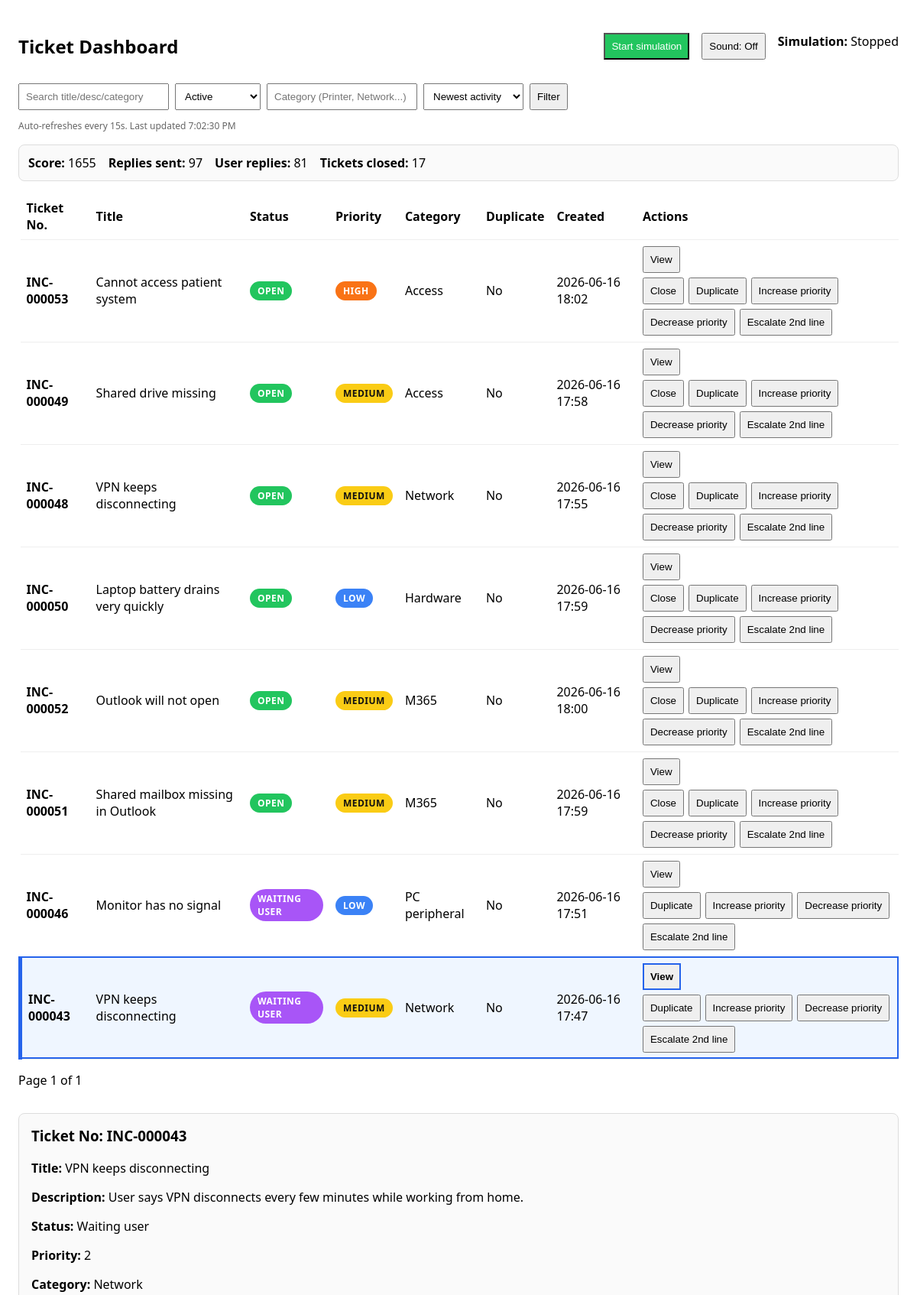
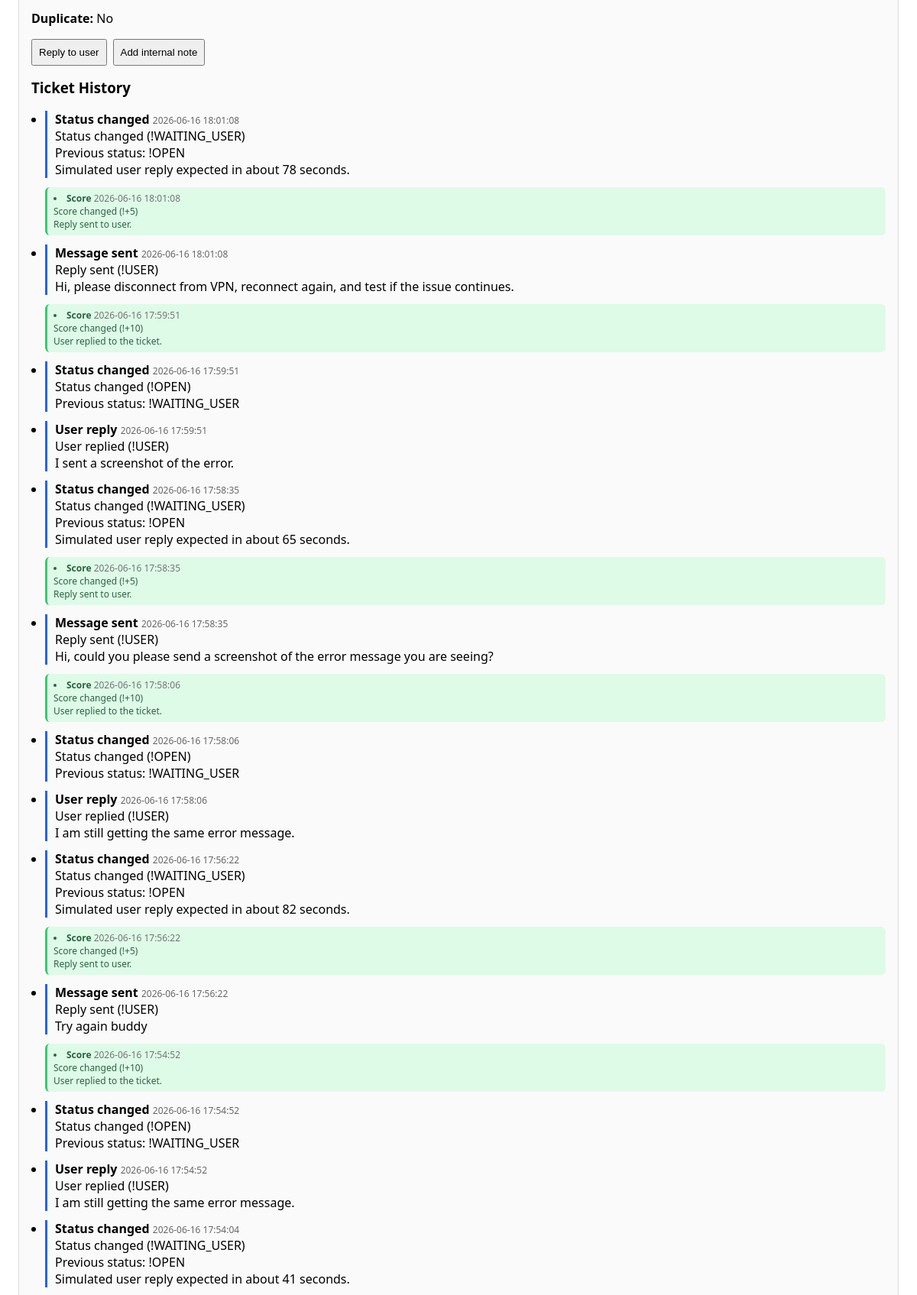
Page /reports/?selected=43&q=&status=active&category=&ordering=-updated_at (upper part) on the committed database (2 pictures, top to bottom).
### tickets/models.py (models this page shows, shortened)
class GameState(models.Model):
    score = models.IntegerField(default=0)
    tickets_closed = models.IntegerField(default=0)
    replies_sent = models.IntegerField(default=0)
    user_replies_received = models.IntegerField(default=0)
    simulation_running = models.BooleanField(default=False)
    updated_at = models.DateTimeField(auto_now=True)
    @classmethod
    def get_state(cls):
        state, _ = cls.objects.get_or_create(id=1)
        return state

class Ticket(models.Model):
    PRIORITY_CRITICAL = 0
    PRIORITY_HIGH = 1
    PRIORITY_MEDIUM = 2
    PRIORITY_LOW = 3
    PRIORITY_CHOICES = [
        (PRIORITY_CRITICAL, "Critical"),
        (PRIORITY_HIGH, "High"),
        (PRIORITY_MEDIUM, "Medium"),
        (PRIORITY_LOW, "Low"),
    ]
    STATUS_OPEN = "open"
    STATUS_WAITING_USER = "waiting_user"
    STATUS_CLOSED = "closed"
    STATUS_ESCALATED = "escalated"
    STATUS_CHOICES = [
    (STATUS_OPEN, "Open"),
    (STATUS_WAITING_USER, "Waiting user"),
    (STATUS_CLOSED, "Closed"),
    (STATUS_ESCALATED, "Escalated"),
]
    title = models.CharField(max_length=400)
    description = models.TextField(blank=True)
    created_at = models.DateTimeField(auto_now_add=True)
    priority = models.IntegerField(
        choices=PRIORITY_CHOICES,
        default=PRIORITY_LOW
    )
    status = models.CharField(
        max_length=50,
        choices=STATUS_CHOICES,
        default=STATUS_OPEN
    )
    category = models.CharField(max_length=100, blank=True, null=True)
    is_duplicate = models.BooleanField(default=False)
    updated_at = models.DateTimeField(auto_now=True)
    user_reply_due_at = models.DateTimeField(blank=True, null=True)
    is_waiting_for_simulated_reply = models.BooleanField(default=False)

class TicketEvent(models.Model):
    EVENT_TYPES = [
        ("created", "Created"),
        ("status_changed", "Status changed"),
        ("priority_changed", "Priority changed"),
        ("marked_duplicate", "Marked duplicate"),
        ("unmarked_duplicate", "Unmarked duplicate"),
        ("message_sent", "Message sent"),
        ("user_reply", "User reply"),
        ("note", "Internal note"),
        ("score", "Score"),
    ]
    ticket = models.ForeignKey(
        Ticket,
        on_delete=models.CASCADE,
        related_name="events"
    )
    event_type = models.CharField(max_length=50, choices=EVENT_TYPES)
    message = models.TextField()
    created_at = models.DateTimeField(auto_now_add=True)
    class Meta:
        ordering = ["-created_at"]

### reports/views.py (the view)
# urls.py: path("", lambda request: redirect("reports/dashboard/")),
def dashboard(request):
    qs = Ticket.objects.all()
    q = (request.GET.get("q") or "").strip()
    if q:
        qs = qs.filter(
            Q(title__icontains=q) |
            Q(description__icontains=q) |
            Q(category__icontains=q)
        )
    status = (request.GET.get("status") or "active").strip().lower()
    if status == "active":
        qs = qs.exclude(status__in=[Ticket.STATUS_CLOSED, Ticket.STATUS_ESCALATED])
    elif status in {
        Ticket.STATUS_OPEN,
        Ticket.STATUS_WAITING_USER,
        Ticket.STATUS_CLOSED,
        Ticket.STATUS_ESCALATED,
    }:
        qs = qs.filter(status=status)
    elif status == "all":
        pass
    else:
        status = "active"
        qs = qs.exclude(status__in=[Ticket.STATUS_CLOSED, Ticket.STATUS_ESCALATED])
    category = (request.GET.get("category") or "").strip()
    if category:
        qs = qs.filter(category__icontains=category)
    ordering = request.GET.get("ordering") or "-updated_at"
    if ordering not in {"-updated_at", "-created_at", "created_at", "priority"}:
        ordering = "-updated_at"
    qs = qs.order_by(ordering)
    paginator = Paginator(qs, 10)
    page_number = request.GET.get("page")
    page_obj = paginator.get_page(page_number)
    selected_ticket = None
    selected_ticket_id = request.GET.get("selected")
    game_state = GameState.get_state()
    if selected_ticket_id:
        selected_ticket = Ticket.objects.filter(id=selected_ticket_id).first()
    context = {
        "tickets": page_obj,
        "q": q,
        "status": status,
        "category": category,
        "ordering": ordering,
        "selected_ticket": selected_ticket,
        "selected_ticket_id": selected_ticket_id,
        "game_state": game_state,
    }
    return render(request, "reports/dashboard.html", context)

### reports/templates/reports/dashboard.html (shortened to what this page needs)
<!doctype html>
<html lang="en">
<head>
</head>
<body>
<header>
  <h2 style="margin-right:auto">Ticket Dashboard</h2>
  <section style="display:flex; gap:16px; margin:16px 0; flex-wrap:wrap;">
  <form method="post" action="{% url 'toggle_simulation' %}">
  {% if game_state.simulation_running %}
    <button type="submit" style="background:#ef4444; color:white;">
      Stop simulation
    </button>
  {% else %}
    <button type="submit" style="background:#22c55e; color:white;">
      Start simulation
    </button>
  {% endif %}
</form>
<button type="button" id="soundToggle" onclick="toggleSound()">
</button>
<div>
  <strong>Simulation:</strong>
  {% if game_state.simulation_running %}
    Running
  {% else %}
    Stopped
  {% endif %}
</div>
</section>
  <form class="inline" method="get">
    <input type="text" name="q" placeholder="Search title/desc/category" value="{{ q }}">
    <select name="status">
  <option value="active" {% if status == 'active' %}selected{% endif %}>Active</option>
</select>
    <input type="text" name="category" placeholder="Category (Printer, Network...)" value="{{ category }}">
    <select name="ordering">
  <option value="-updated_at" {% if ordering == '-updated_at' %}selected{% endif %}>Newest activity</option>
</select>
    <button type="submit">Filter</button>
  </form>
</header>
<p class="muted">Auto-refreshes every 15s. <span id="last"></span></p>
<section style="display:flex; gap:16px; margin:16px 0; flex-wrap:wrap; border:1px solid #ddd; padding:12px; border-radius:8px; background:#fafafa;">
  <div><strong>Score:</strong> {{ game_state.score }}</div>
  <div><strong>Replies sent:</strong> {{ game_state.replies_sent }}</div>
  <div><strong>User replies:</strong> {{ game_state.user_replies_received }}</div>
  <div><strong>Tickets closed:</strong> {{ game_state.tickets_closed }}</div>
</section>
<table id="table">
  <thead>
    <tr>
      <th>Ticket No.</th>
      <th>Title</th>
      <th>Status</th>
      <th>Priority</th>
      <th>Category</th>
      <th>Duplicate</th>
      <th>Created</th>
      <th>Actions</th>
    </tr>
  </thead>
  <tbody id="tbody">
    {% for t in tickets %}
<tr class="
  {% if selected_ticket.id == t.id %}selected-row{% endif %}
">
<td>
    <strong>INC-{{ t.id|stringformat:"06d" }}</strong>
  </td>
  <td>{{ t.title }}</td>
  <td>
    <span class="pill {{ t.status|lower }}">
      {% if t.status == "waiting_user" %}
  WAITING USER
{% elif t.status == "escalated" %}
  ESCALATED
{% else %}
  {{ t.status|upper }}
{% endif %}
    </span>
  </td>
  <td>
  <span class="pill
    {% if t.priority == 0 %}priority-critical
    {% elif t.priority == 1 %}priority-high
    {% elif t.priority == 2 %}priority-medium
    {% else %}priority-low
    {% endif %}">
    {% if t.priority == 0 %}CRITICAL
    {% elif t.priority == 1 %}HIGH
    {% elif t.priority == 2 %}MEDIUM
    {% else %}LOW
    {% endif %}
  </span>
</td>
  <td>{{ t.category|default:"—" }}</td>
  <td>{{ t.is_duplicate|yesno:"Yes,No" }}</td>
  <td>{{ t.created_at|date:"Y-m-d H:i" }}</td>
<td>
  <div style="display:flex; gap:6px; flex-wrap:wrap;">
   <a href="?selected={{ t.id }}&q={{ q }}&status={{ status }}&category={{ category }}&ordering={{ ordering }}">
  <button
    type="button"
    {% if selected_ticket.id == t.id %}style="font-weight:700; border:2px solid #2563eb;"{% endif %}
  >
    View
  </button>
</a>
    <form method="post" action="{% url 'ticket_action' t.id %}" style="display:flex; gap:6px; flex-wrap:wrap;">
      {% if t.status|lower == "open" %}
        <button type="submit" name="action" value="close">Close</button>
      {% elif t.status|lower == "closed" %}
        <button type="submit" name="action" value="reopen">Reopen</button>
      {% endif %}
      {% if t.is_duplicate %}
        <button type="submit" name="action" value="not_duplicate">Not duplicate</button>
      {% else %}
        <button type="submit" name="action" value="duplicate">Duplicate</button>
      {% endif %}
      <button type="submit" name="action" value="increase_priority">Increase priority</button>
      <button type="submit" name="action" value="decrease_priority">Decrease priority</button>
      <button type="submit" name="action" value="escalate_2nd_line">Escalate 2nd line</button>
    </form>
  </div>
</td>
</tr>
    {% endfor %}
  </tbody>
</table>
<p id="pager">
  Page {{ tickets.number }} of {{ tickets.paginator.num_pages }}
</p>
<section id="ticket-detail" style="margin-top:32px; border:1px solid #ddd; border-radius:8px; padding:16px;">
  {% if selected_ticket %}
    <h3>
  <strong>Ticket No:</strong>
  INC-{{ selected_ticket.id|stringformat:"06d" }}
</h3>
    <p><strong>Title:</strong> {{ selected_ticket.title }}</p>
    <p><strong>Description:</strong> {{ selected_ticket.description }}</p>
    <p>
  <strong>Status:</strong>
  {% if selected_ticket.status == "waiting_user" %}
    Waiting user
  {% else %}
    {{ selected_ticket.status|title }}
  {% endif %}
</p>
    <p><strong>Priority:</strong> {{ selected_ticket.priority }}</p>
    <p><strong>Category:</strong> {{ selected_ticket.category|default:"—" }}</p>
    <p><strong>Duplicate:</strong> {{ selected_ticket.is_duplicate|yesno:"Yes,No" }}</p>
<div style="display:flex; gap:8px; flex-wrap:wrap; margin-bottom:16px;">
  <button type="button" onclick="openReplyModal()">
    Reply to user
  </button>
  <button type="button" onclick="openNoteModal()">
    Add internal note
  </button>
</div>
    <h3>Ticket History</h3>
    {% if selected_ticket.events.all %}
      <ul style="padding-left:18px;">
        {% for event in selected_ticket.events.all %}
          <li class="history-item
  {% if event.event_type == 'score' and '!+' in event.message %}score-positive{% endif %}
  {% if event.event_type == 'score' %}score-event{% endif %}
">
  <strong>{{ event.get_event_type_display }}</strong>
  <span class="muted">{{ event.created_at|date:"Y-m-d H:i:s" }}</span>
  <br>
  {{ event.message|linebreaksbr }}
</li>
        {% endfor %}
      </ul>
    {% else %}
      <p class="muted">No history yet for this ticket.</p>
    {% endif %}
  {% else %}
    <h3>Selected Ticket</h3>
    <p class="muted">Select a ticket to view details and history.</p>
  {% endif %}
</section>
</body>
</html>

### reports/templates/reports/dashboard.html (style rules this page uses)
body { font-family: system-ui, Arial; margin: 24px; }
header { display:flex; gap:12px; align-items:center; flex-wrap:wrap; }
input, select, button { padding:8px; }
table { width:100%; border-collapse: collapse; margin-top:16px; }
th, td { border-bottom:1px solid #eee; padding:8px; text-align:left; }
.muted { color:#666; font-size:12px; }
form.inline { display:flex; gap:8px; align-items:center; }
.pill { padding:4px 10px; border-radius:999px; font-size:12px; font-weight:600; letter-spacing:.5px; text-transform:uppercase; color:#fff; background:#6b7280; display:inline-block; }
.pill.open { background:#22c55e; }
.pill.priority-low { background:#3b82f6; }
.pill.priority-medium { background:#facc15; color:#111; }
.pill.priority-high { background:#f97316; }
.selected-row { outline: 2px solid #2563eb; background: #eff6ff; }
#ticket-detail { margin-top: 32px; border: 1px solid #ddd; border-radius: 8px; padding: 16px; background: #fafafa; }
#ticket-detail h3 { margin-top: 0; }
.history-item { border-left: 3px solid #2563eb; padding-left: 10px; margin-bottom: 12px; }
.pill.waiting_user { background: #a855f7; }
.selected-row { background: #eff6ff !important; outline: 2px solid #2563eb; outline-offset: -2px; }
.selected-row td:first-child { border-left: 5px solid #2563eb; }
.score-event { font-size: 12px; padding: 6px 8px; border-radius: 6px; list-style-position: inside; opacity: 0.9; }
.score-positive { border-left-color: #22c55e; background: #dcfce7; color: #14532d; }

### rows in the picture
GameState: score "1655", replies_sent "97", user_replies_received "81", tickets_closed "17"
Ticket: id "000053", title "Cannot access patient system", status "OPEN", priority "HIGH", category "Access", is_duplicate "No", created_at "2026-06-16 18:02", shows "Close", shows "Duplicate"
Ticket: id "000049", title "Shared drive missing", status "OPEN", priority "MEDIUM", category "Access", is_duplicate "No", created_at "2026-06-16 17:58", shows "Close", shows "Duplicate"
Ticket: id "000048", title "VPN keeps disconnecting", status "OPEN", priority "MEDIUM", category "Network", is_duplicate "No", created_at "2026-06-16 17:55", shows "Close", shows "Duplicate"
Ticket: id "000050", title "Laptop battery drains very quickly", status "OPEN", priority "LOW", category "Hardware", is_duplicate "No", created_at "2026-06-16 17:59", shows "Close", shows "Duplicate"
Ticket: id "000052", title "Outlook will not open", status "OPEN", priority "MEDIUM", category "M365", is_duplicate "No", created_at "2026-06-16 18:00", shows "Close", shows "Duplicate"
Ticket: id "000051", title "Shared mailbox missing in Outlook", status "OPEN", priority "MEDIUM", category "M365", is_duplicate "No", created_at "2026-06-16 17:59", shows "Close", shows "Duplicate"
Ticket: id "000046", title "Monitor has no signal", status "WAITING USER", priority "LOW", category "PC peripheral", is_duplicate "No", created_at "2026-06-16 17:51", shows "Duplicate"
Ticket: id "000043", title "VPN keeps disconnecting", status "WAITING USER", shows "MEDIUM", category "Network", is_duplicate "No", created_at "2026-06-16 17:47", shows "Duplicate", description "User says VPN disconnects every few minutes while working from home.", priority "2"
TicketEvent: event_type "Status changed", created_at "2026-06-16 18:01:08", message "Status changed (!WAITING_USER) Previous status: !OPEN Simulated user reply expected in about 78 seconds."
TicketEvent: event_type "Score", created_at "2026-06-16 18:01:08", message "Score changed (!+5) Reply sent to user."
TicketEvent: event_type "Message sent", created_at "2026-06-16 18:01:08", message "Reply sent (!USER) Hi, please disconnect from VPN, reconnect again, and test if the issue continues."
TicketEvent: event_type "Score", created_at "2026-06-16 17:59:51", message "Score changed (!+10) User replied to the ticket."
TicketEvent: event_type "Status changed", created_at "2026-06-16 17:59:51", message "Status changed (!OPEN) Previous status: !WAITING_USER"
TicketEvent: event_type "User reply", created_at "2026-06-16 17:59:51", message "User replied (!USER) I sent a screenshot of the error."
TicketEvent: event_type "Status changed", created_at "2026-06-16 17:58:35", message "Status changed (!WAITING_USER) Previous status: !OPEN Simulated user reply expected in about 65 seconds."
TicketEvent: event_type "Score", created_at "2026-06-16 17:58:35", message "Score changed (!+5) Reply sent to user."
TicketEvent: event_type "Message sent", created_at "2026-06-16 17:58:35", message "Reply sent (!USER) Hi, could you please send a screenshot of the error message you are seeing?"
TicketEvent: event_type "Score", created_at "2026-06-16 17:58:06", message "Score changed (!+10) User replied to the ticket."
TicketEvent: event_type "Status changed", created_at "2026-06-16 17:58:06", message "Status changed (!OPEN) Previous status: !WAITING_USER"
TicketEvent: event_type "User reply", created_at "2026-06-16 17:58:06", message "User replied (!USER) I am still getting the same error message."
TicketEvent: event_type "Status changed", created_at "2026-06-16 17:56:22", message "Status changed (!WAITING_USER) Previous status: !OPEN Simulated user reply expected in about 82 seconds."
TicketEvent: event_type "Score", created_at "2026-06-16 17:56:22", message "Score changed (!+5) Reply sent to user."
TicketEvent: event_type "Message sent", created_at "2026-06-16 17:56:22", message "Reply sent (!USER) Try again buddy"
TicketEvent: event_type "Score", created_at "2026-06-16 17:54:52", message "Score changed (!+10) User replied to the ticket."
TicketEvent: event_type "Status changed", created_at "2026-06-16 17:54:52", message "Status changed (!OPEN) Previous status: !WAITING_USER"
TicketEvent: event_type "User reply", created_at "2026-06-16 17:54:52", message "User replied (!USER) I am still getting the same error message."
TicketEvent: event_type "Status changed", created_at "2026-06-16 17:54:04", message "Status changed (!WAITING_USER) Previous status: !OPEN Simulated user reply expected in about 41 seconds."

### other values in the picture
{{ tickets.number }} "1"
{{ tickets.paginator.num_pages }} "1"
